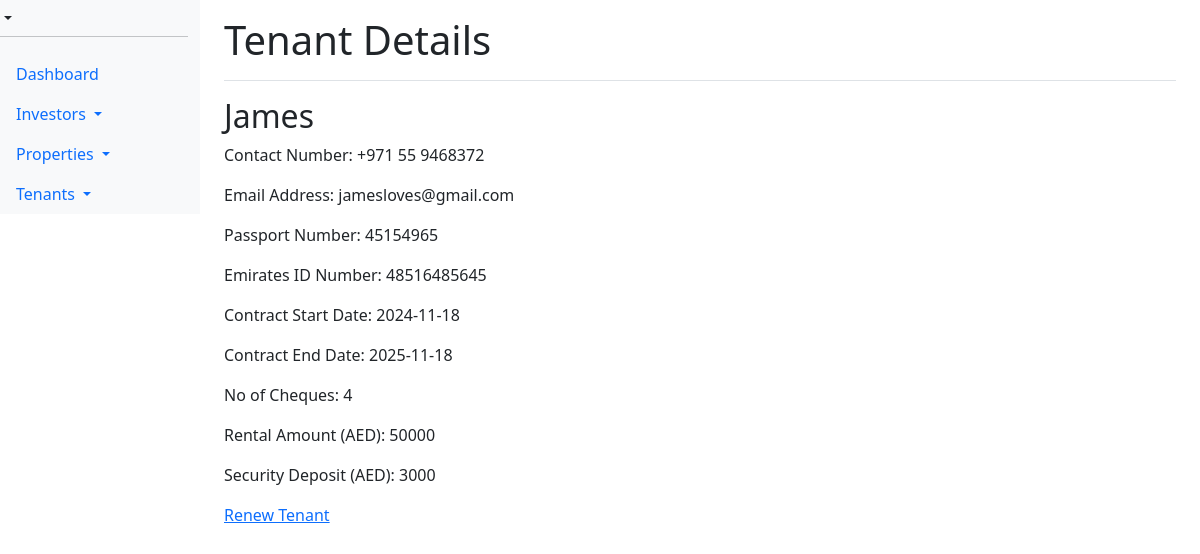
The app's page /view_tenant/James24-25 with its own data.
### models/models.py (models this page shows)
class Tenant(db.Model):
    id = db.Column(db.String, primary_key=True)
    name = db.Column(db.String(100), nullable=False)
    contact_number = db.Column(db.String(20), nullable=False)
    email_address = db.Column(db.String(20), nullable=False)
    passport_number = db.Column(db.String(20), nullable=False)
    emirates_id_number = db.Column(db.String(20), nullable=False)
    contract_start_date = db.Column(Date, nullable=False)
    contract_end_date = db.Column(Date, nullable=False)
    no_of_cheques = db.Column(db.Integer, nullable=False)
    rental_amount = db.Column(db.Integer, nullable=False)
    security_deposit = db.Column(db.Integer, nullable=False)
    property_id = db.Column(db.String, db.ForeignKey('property.id'), nullable=False)
    is_current_tenant = db.Column(db.Boolean, default=True)

### routes/routes.py (the view)
@app.route('/view_tenant/<tenant_id>')
def view_tenant(tenant_id):
    investors = Investor.query.all()
    properties = Property.query.all()
    tenants = Tenant.query.all()
    tenant = Tenant.query.get_or_404(tenant_id)
    return render_template('view_tenant.html', tenant=tenant, investors=investors, properties=properties, tenants=tenants)

### app/templates/view_tenant.html (shortened to what this page needs)
{% extends 'base.html' %}
{% block header %}Tenant Details{% endblock %}
{% block content %}
<h2>{{ tenant.name }}</h2>
<p>Contact Number: {{ tenant.contact_number }}</p>
<p>Email Address: {{ tenant.email_address }}</p>
<p>Passport Number: {{ tenant.passport_number }}</p>
<p>Emirates ID Number: {{ tenant.emirates_id_number }}</p>
<p>Contract Start Date: {{ tenant.contract_start_date }}</p>
<p>Contract End Date: {{ tenant.contract_end_date }}</p>
<p>No of Cheques: {{ tenant.no_of_cheques }}</p>
<p>Rental Amount (AED): {{ tenant.rental_amount }}</p>
<p>Security Deposit (AED): {{ tenant.security_deposit }}</p>
<a href="{{ url_for('renew_tenant', tenant_id=tenant.id) }}">Renew Tenant</a>
{% endblock %}

### records on screen
Tenant: name "James", contact_number "+971 55 9468372", email_address "jamesloves@gmail.com", passport_number "45154965", emirates_id_number "48516485645", contract_start_date "2024-11-18", contract_end_date "2025-11-18", no_of_cheques "4", rental_amount "50000", security_deposit "3000"
